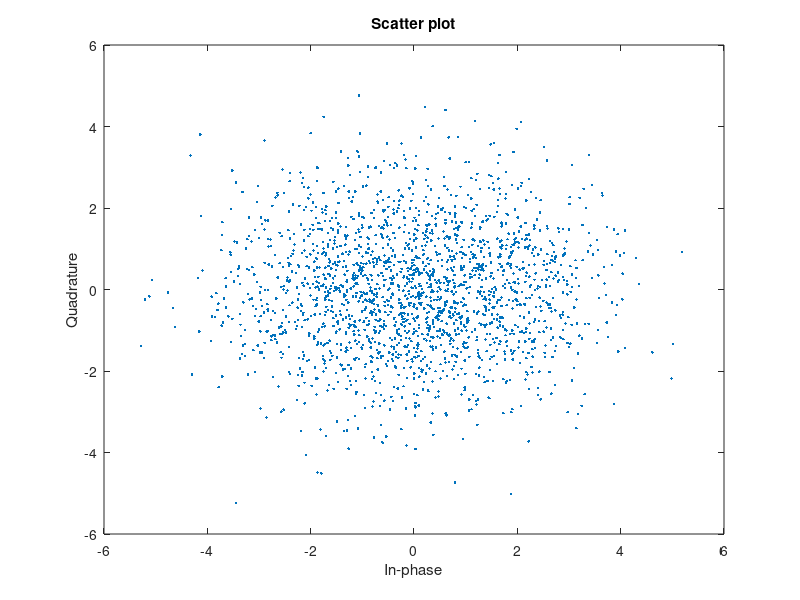

Source code (MATLAB): (Note: this script raises an error after producing the figure.)
packet=[0 0 0 0 0 0 0 0 0 0 0 0 0 1 0 0 0 0 0 0 0 0 0 0 0 1 1 0 0 1 0 0 0 0 0 0 0 0 0 1 0 1 1 1 0 1 0 1 0 0 0 0 0 0 0 0 0 0 0 0 0 0 0 0 0 0 0 0 0 0 0 0];

PRS=[1;  1;  1;  1;  1;  1; -1; -1; -1; -1;  1;  1;  1;  1; -1;  1;  1;  1; -1; -1; -1; -1;  1; -1;  1;  1; -1; -1;  1;  1; -1;  1;
          1; -1;  1;  1;  1;  1; -1;  1; -1; -1; -1; -1;  1;  1;  1; -1; -1;  1;  1; -1; -1; -1; -1;  1; -1; -1;  1; -1; -1; -1;  1; -1;
          1; -1;  1;  1;  1; -1;  1; -1;  1;  1;  1;  1; -1; -1;  1; -1; -1;  1; -1;  1;  1;  1; -1; -1;  1;  1;  1; -1; -1; -1; -1; -1;
         -1;  1;  1;  1; -1;  1;  1;  1; -1;  1; -1; -1;  1;  1;  1;  1; -1;  1; -1;  1; -1; -1;  1; -1;  1; -1; -1; -1; -1; -1; -1;  1;
         -1;  1; -1;  1; -1;  1; -1;  1;  1;  1;  1;  1; -1;  1; -1;  1;  1; -1;  1; -1; -1; -1; -1; -1;  1;  1; -1;  1;  1;  1; -1;  1;
          1; -1;  1;  1; -1;  1; -1;  1;  1; -1; -1; -1; -1; -1;  1; -1;  1;  1;  1; -1;  1;  1;  1;  1;  1; -1; -1; -1;  1;  1;  1;  1;
         -1; -1;  1;  1; -1;  1; -1; -1;  1;  1; -1;  1; -1;  1;  1;  1; -1; -1; -1;  1;  1; -1;  1; -1; -1; -1;  1; -1;  1;  1;  1;  1;
          1;  1;  1; -1;  1; -1; -1;  1; -1;  1;  1; -1; -1; -1;  1; -1;  1; -1; -1;  1;  1; -1; -1; -1;  1;  1; -1; -1; -1; -1; -1; -1;
         -1;  1;  1; -1; -1;  1;  1; -1; -1;  1; -1;  1; -1;  1;  1; -1; -1;  1; -1; -1;  1;  1;  1;  1;  1;  1; -1;  1;  1; -1;  1; -1;
         -1;  1; -1; -1;  1; -1; -1;  1;  1; -1;  1;  1;  1;  1;  1;  1; -1; -1;  1; -1;  1;  1; -1;  1; -1;  1; -1; -1; -1; -1;  1; -1;
          1; -1; -1; -1;  1; -1; -1;  1;  1;  1; -1;  1;  1; -1; -1;  1; -1;  1;  1;  1;  1; -1;  1;  1; -1; -1; -1; -1;  1;  1; -1;  1;
         -1;  1; -1;  1; -1; -1;  1;  1;  1; -1; -1;  1; -1; -1; -1; -1;  1;  1; -1; -1; -1;  1; -1; -1; -1; -1;  1; -1; -1; -1; -1; -1;
         -1; -1; -1;  1; -1; -1; -1;  1; -1; -1; -1;  1;  1; -1; -1;  1; -1; -1; -1;  1;  1;  1; -1;  1; -1;  1; -1;  1;  1; -1;  1;  1;
         -1; -1; -1;  1;  1;  1; -1; -1; -1;  1; -1; -1;  1; -1;  1; -1;  1; -1; -1; -1;  1;  1; -1;  1;  1; -1; -1;  1;  1;  1;  1;  1;
         -1; -1;  1;  1;  1;  1; -1; -1; -1;  1; -1;  1;  1; -1;  1;  1;  1; -1; -1;  1; -1;  1; -1; -1;  1; -1; -1; -1; -1; -1;  1; -1;
         -1;  1;  1; -1; -1;  1;  1;  1; -1;  1; -1; -1; -1;  1;  1;  1;  1;  1; -1;  1;  1;  1;  1; -1; -1; -1; -1; -1;  1;  1;  1  ];

 
%convolution encoder
tr1=poly2trellis(9,[753 561]);
convcode=convenc(packet,tr1);
%interleaver
 interleaver = [0; 133; 122; 111; 100; 89; 78; 67; 56; 45; 34; 23; 12; 1; 134; 123; 
	112; 101; 90; 79; 68; 57; 46; 35; 24; 13; 2; 135; 124; 113; 102; 91; 
	80; 69; 58; 47; 36; 25; 14; 3; 136; 125; 114; 103; 92; 81; 70; 59; 
	48; 37; 26; 15; 4; 137; 126; 115; 104; 93; 82; 71; 60; 49; 38; 27; 
	16; 5; 138; 127; 116; 105; 94; 83; 72; 61; 50; 39; 28; 17; 6; 139; 
	128; 117; 106; 95; 84; 73; 62; 51; 40; 29; 18; 7; 140; 129; 118; 107; 
	96; 85; 74; 63; 52; 41; 30; 19; 8; 141; 130; 119; 108; 97; 86; 75; 
	64; 53; 42; 31; 20; 9; 142; 131; 120; 109; 98; 87; 76; 65; 54; 43; 
	32; 21; 10; 143; 132; 121; 110; 99; 88; 77; 66; 55; 44; 33; 22; 11];

sig = convcode(int16(interleaver+1));
sig_matrix=reshape(sig(1:144),[6 24])' ; %было неправильн. перемежение

% create Walsh matrix 64x64
x=1;
P=6;%log walsh matrix dimension
for i=1:1:P
    temp=x;
    x=[temp temp;temp -temp];
    i=i+1;
end;

% take Walsh matrix row by 6-bit number
y=hadamard(64);

for k=1:1:24
    line=sig_matrix(k,:);
    Walsh_row_number(k)=line(1)*(2^5)+line(2)*(2^4)+line(3)*(2^3)+line(4)*(2^2)+line(5)*(2^1)+line(6)*(2^0)+1;
    signal3(k,:)=fwht(sig_matrix(k,:),64);
   end;
g=signal3
for i1=1:1:24
    for j1=1:1:64
        if signal3(i1,j1)>=0
            signal3(i1,j1)=1;
        else signal3(i1,j1)=-1;
        end;
    end;
end;

 %*******************************************************
 % Walsh matrix generation by Hadamard matrix index rearrangement
 % http://www.mathworks.com/help/signal/examples/discrete-walsh-hadamard-transform.html
 N=64;
 hadamardMatrix=hadamard(N);

 HadIdx = 0:N-1;                          % Hadamard index
 M = log2(N)+1;  
 
 binHadIdx = fliplr(dec2bin(HadIdx,M))-'0'; % Bit reversing of the binary index
 binSeqIdx = zeros(N,M-1);                  % Pre-allocate memory
for k = M:-1:2
    % Binary sequency index
    binSeqIdx(:,k) = xor(binHadIdx(:,k),binHadIdx(:,k-1));
end
SeqIdx = binSeqIdx*pow2((M-1:-1:0)');    % Binary to integer sequency index
walshMatrix = hadamardMatrix(SeqIdx+1,:); % 1-based indexing
 %*******************************************************
 
 signal=x(Walsh_row_number,:);
 signal1=hadamardMatrix(Walsh_row_number,:);
 signal2=walshMatrix(Walsh_row_number,:);
 
    signal_to_modulate1=reshape(signal2',[1 1536]);
    signal_to_modulate2= signal_to_modulate1.*[PRS' PRS' PRS' PRS(1:3)'];
    signal_to_modulate=[PRS' signal_to_modulate2];
    
%convert demodulation result to unipolar form and bpsk modulate

for u=1:1:length(signal_to_modulate)
     if (signal_to_modulate(u)==-1)
        signal_to_modulate(u)=0;
     else signal_to_modulate(u)=1;
     end;
end;

IQ=pskmod(signal_to_modulate,2);
%add white gaussian noise
IQ_1=awgn(IQ,-6);
scatterplot(IQ_1);

% model oversampling by 2
a=[IQ_1; IQ_1]; 
b=reshape(a,[1 4094]);
im_part=imag(b);
re_part=real(b);
c=[re_part; im_part];
% figure(2);
IQ_record1=reshape(c, [1 8188]);
IQ_record=int16(IQ_record1);

% IQ_record= [IQ_record(101:180) IQ_record];

%calculate CRC-code
hDetect=crc.generator('Polynomial', '0x1021');
 decode_with_crc=generate(hDetect,packet');
 crc_send=decode_with_crc(73:88)
 
% write to file
 fid=fopen('C:\Papka\test.sig', 'w','l');
 fwrite(fid,  IQ_record, 'int16');
 fclose(fid);
 
 
 
 
 
 
 
 
 
 
 

